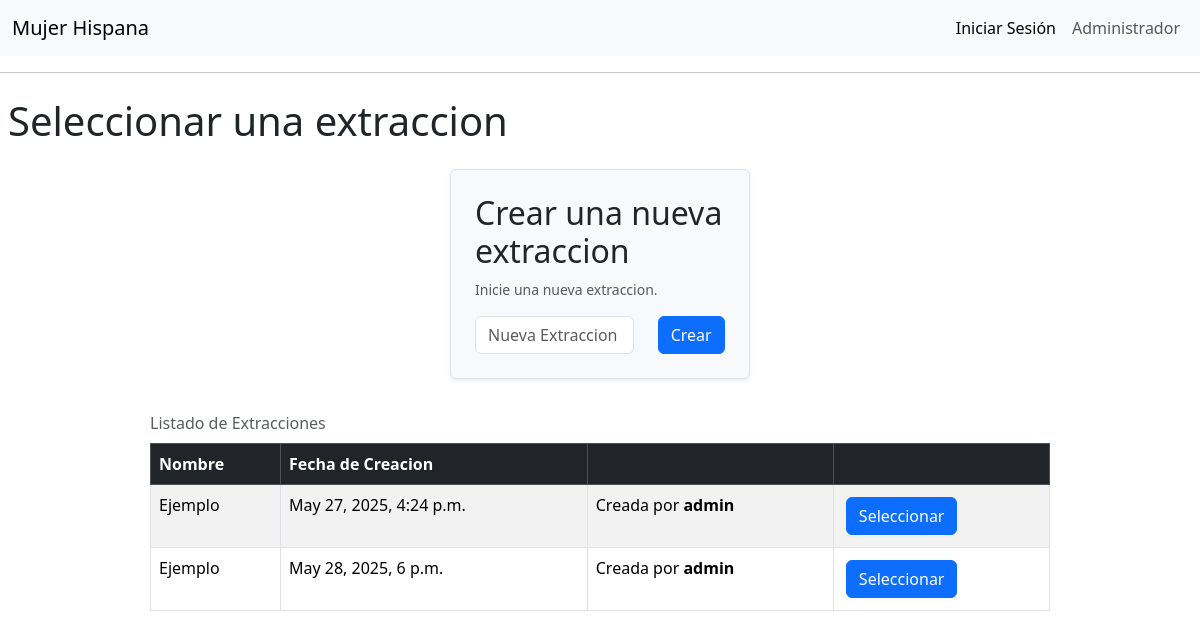
Before: /extraccion/ with the older database file.
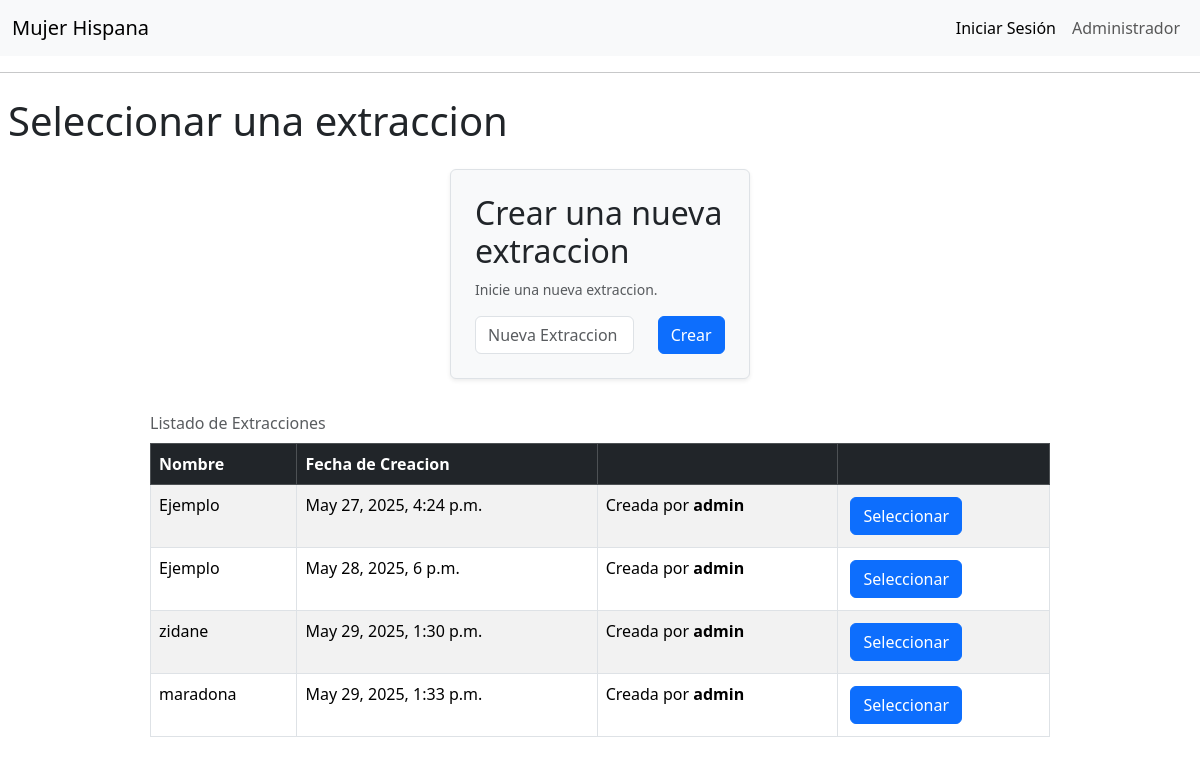
After: the same page with the newer database file.
### extraccion/models.py (models this page shows, shortened)
class Extraccion(models.Model):
    nombre = models.CharField(max_length=100, null=False, blank=False)
    fecha_creacion = models.DateTimeField(auto_now_add=True)
    usuario = models.ForeignKey(User, on_delete=models.DO_NOTHING, null=False, blank=False)

### extraccion/views.py (the view, shortened to what this page needs)
# urls.py: path('', views.mostrar_extracciones, name="mostrar_extracciones"),
def mostrar_extracciones(request):
    extracciones = Extraccion.objects.all()
    mensajes = []
    contexto = {
        "extracciones": extracciones,
    }
    return render(request, "extraccion/extracciones.html", contexto)

### templates/extraccion/extracciones.html (shortened to what this page needs)
{% extends "base.html" %}
{% block content %}
    <h1 class="my-4 ms-2">Seleccionar una extraccion</h1>
    <form method="POST" class="mb-4 p-4 border rounded bg-light shadow-sm w-25 mx-auto md-3">
        <h2>Crear una nueva extraccion</h2>
        <p class="form-text">Inicie una nueva extraccion.</p>
        <div class="row">
            <div class="col-md-8">
                <input type="text" name="nombreExtraccion" placeholder="Nueva Extraccion" class="form-control">
            </div>
            <div class="col">
                <input type="submit" name="btnCrear" value="Crear" class="btn btn-primary">
            </div>
        </div>
    </form>
    <div class="table-responsive w-75 mx-auto">
        <table id="registrosTable" class="table table-striped table-hover table-bordered caption-top">
            <caption>Listado de Extracciones</caption>
            <thead class="table-dark">
                <tr>
                    <th>Nombre</th>
                    <th>Fecha de Creacion</th>
                    <th></th>
                    <th></th>
                </tr>
            </thead>
            <tbody>
                {% for extraccion in extracciones %}
                <tr>
                    <td>{{ extraccion.nombre }}</td>
                    <td>{{ extraccion.fecha_creacion }}</td>
                    <td>Creada por <strong>{{ extraccion.usuario.username }}</strong></td>
                    <td>
                        <form method="POST">
                            <input name="btnSeleccionar" type="submit" value="Seleccionar" class="btn btn-primary m-1">
                        </form>
                    </td>
                </tr>
                {% endfor %}
            </tbody>
        </table>
    </div>
{% endblock %}

### templates/base.html (shortened to what this page needs)
<!DOCTYPE html>
<html lang="es">
<head>
    <link rel="stylesheet" type="text/css" href="https://cdn.datatables.net/2.0.7/css/dataTables.dataTables.min.css">
    <link href="https://cdn.jsdelivr.net/npm/bootstrap@5.3.3/dist/css/bootstrap.min.css" rel="stylesheet">
</head>
<body>
    <nav class="navbar navbar-expand-lg navbar-light bg-light">
        <div class="container-fluid">
            <a class="navbar-brand" href="{% url 'core:index' %}">Mujer Hispana</a>
            <div class="collapse navbar-collapse" id="navbarSupportedContent">
                <ul class="navbar-nav ms-auto mb-2 mb-lg-0">
                    {% if user.is_authenticated %}
                        <li class="nav-item me-auto ms-3 my-auto">
                            Hola, {{ user.username }}!
                        </li>
                        <li class="nav-item dropdown mx-3">
                            <a class="nav-link dropdown-toggle" href="#" id="navbarDropdown" role="button" data-bs-toggle="dropdown" aria-expanded="false">
                                Menu
                            </a>
                            <ul class="dropdown-menu" aria-labelledby="navbarDropdown">
                                <li><a class="dropdown-item" href="{% url 'dashboard:mostrar_dashboard' %}">Dashboards</a></li>
                                <li><a class="dropdown-item" href="{% url 'extraccion:mostrar_extracciones' %}">Registros</a></li>
                                <li><hr class="dropdown-divider"></li>
                                {% if user.is_staff %}
                                    <li><a class="dropdown-item" href="#">Something else here</a></li>
                                {% endif %}
                            </ul>
                        </li>
                        <li class="nav-item">
                            <form method="post" action="{% url 'logout' %}" class="d-inline">
                                {% csrf_token %}
                                <button type="submit" class="btn btn-outline-danger">Cerrar Sesión</button>
                            </form>
                        </li>
                    {% else %}
                        <li class="nav-item">
                            <a class="nav-link active" aria-current="page" href="{% url 'login' %}">Iniciar Sesión</a>
                        </li>
                        <li class="nav-item">
                            <a class="nav-link" href="{% url 'admin:index' %}">Administrador</a>
                        </li>
                    {% endif %}
                </ul>
            </div>
        </div>
    </nav>
    <hr>
    {% block content %}
    {% endblock %}
</body>
</html>

Changed rows visible on the page:
added Extraccion: nombre "zidane", fecha_creacion "May 29, 2025, 1:30 p.m.", usuario.username "admin"
added Extraccion: nombre "maradona", fecha_creacion "May 29, 2025, 1:33 p.m.", usuario.username "admin"
